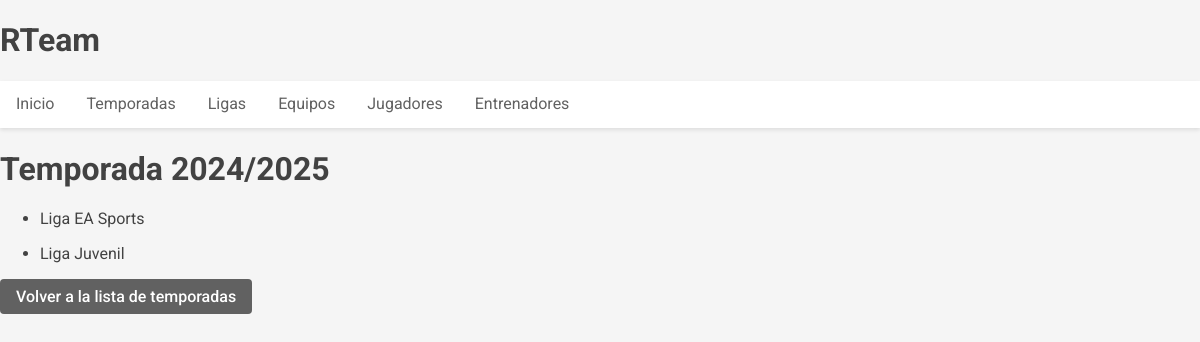
The page /temporadas/1/ on the database its author committed.
### RTeam_app/models.py (models this page shows, shortened)
class Temporada(models.Model):
    periodo = TemporadaField(help_text='Formato: YYYY/YYYY (ej: 2024/2025)')
    class Meta:
        verbose_name_plural = "Temporadas"

class Liga(models.Model):
    nombre = models.CharField(max_length=100)
    temporada = models.ForeignKey(Temporada, on_delete=models.CASCADE)
    fecha_creacion = models.DateTimeField(auto_now_add=True)
    fecha_actualizacion = models.DateTimeField(auto_now=True)
    equipos = models.ManyToManyField('Equipo', through='EquipoLigaTemporada', related_name='ligas')
    class Meta:
        unique_together = ('nombre', 'temporada')
        verbose_name_plural = "Ligas"

### RTeam_app/views.py (the view)
# urls.py: path('temporadas/<int:pk>/', views.TemporadaDetailView.as_view(), name='temporada_detail'),
class TemporadaDetailView(DetailView):
    model = Temporada
    template_name = 'temporadas/temporada_detail.html'
    context_object_name = 'temporada'
    def get_context_data(self, **kwargs):
        context = super().get_context_data(**kwargs)
        context['ligas'] = Liga.objects.filter(
            temporada=self.object
        ).distinct()
        return context

### templates/temporadas/temporada_detail.html
{% extends 'base.html' %}
{% block contenido %}
    <h1>Temporada {{ temporada.periodo }}</h1>
    {% if ligas %}
        {% for liga in ligas %}
            <ul>
                <li>{{ liga.nombre }}</li>
            </ul>
        {% endfor %}
    {% else %}
        <p>Esta temporada no tiene ligas agregadas.</p>
    {% endif %}
    <a href="{% url 'temporada_list' %}" class="btn btn-secondary">Volver a la lista de temporadas</a>
{% endblock %}

### static/css/general.css (style rules this page uses)
:root { --color-primary: #ffa726; --color-secondary: #616161; --color-light: #f5f5f5; --color-dark: #424242; --color-white: #ffffff; --color-shadow: rgba(0, 0, 0, 0.1); }
body { font-family: 'Roboto', 'Arial', sans-serif; margin: 0; padding: 0; background-color: var(--color-light); color: var(--color-dark); }
.btn { display: inline-block; padding: 0.5rem 1rem; border-radius: 4px; text-decoration: none; text-align: center; cursor: pointer; font-weight: 500; transition: background-color 0.2s; border: none; }
.btn-secondary { background-color: var(--color-secondary); color: var(--color-white); }

### rows shown on the page
Temporada: periodo "2024/2025"
Liga: nombre "Liga EA Sports"
Liga: nombre "Liga Juvenil"
